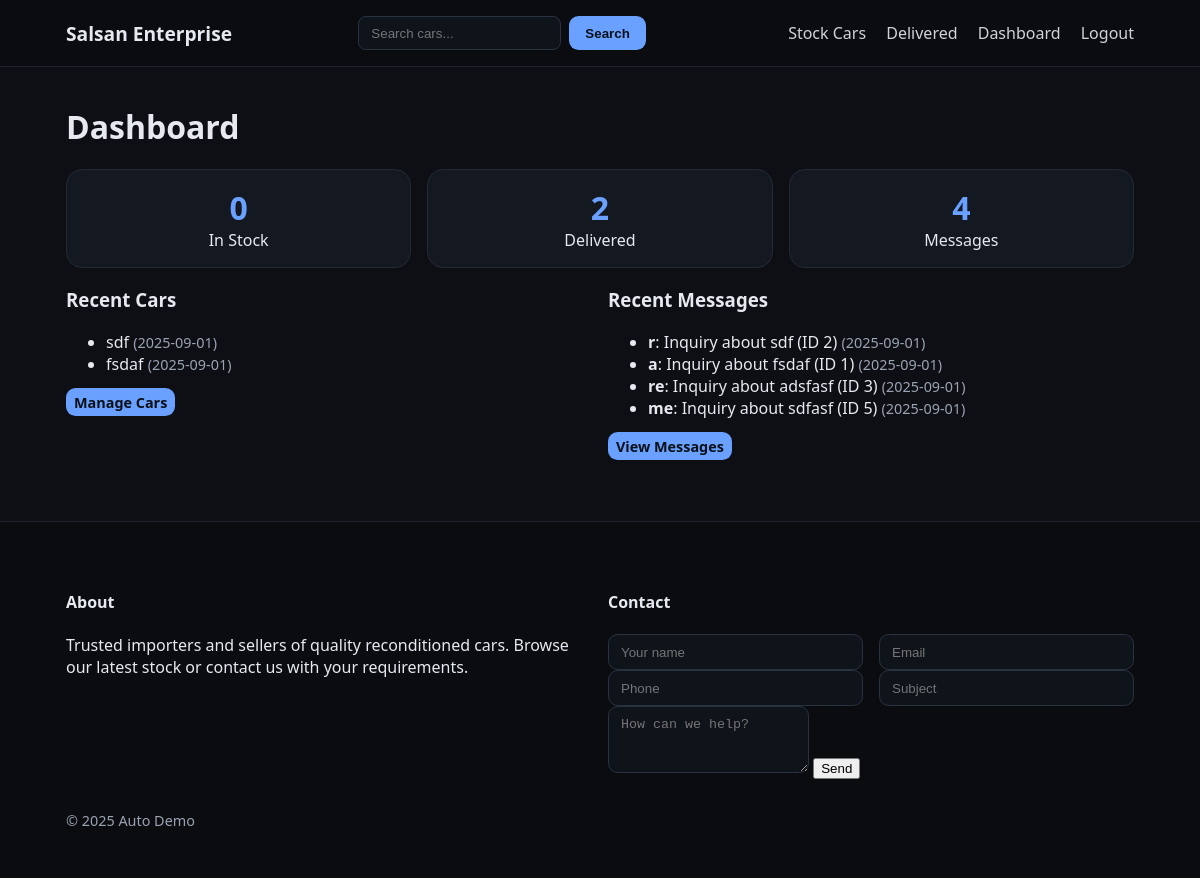
Before: /admin (signed in) with the older database file.
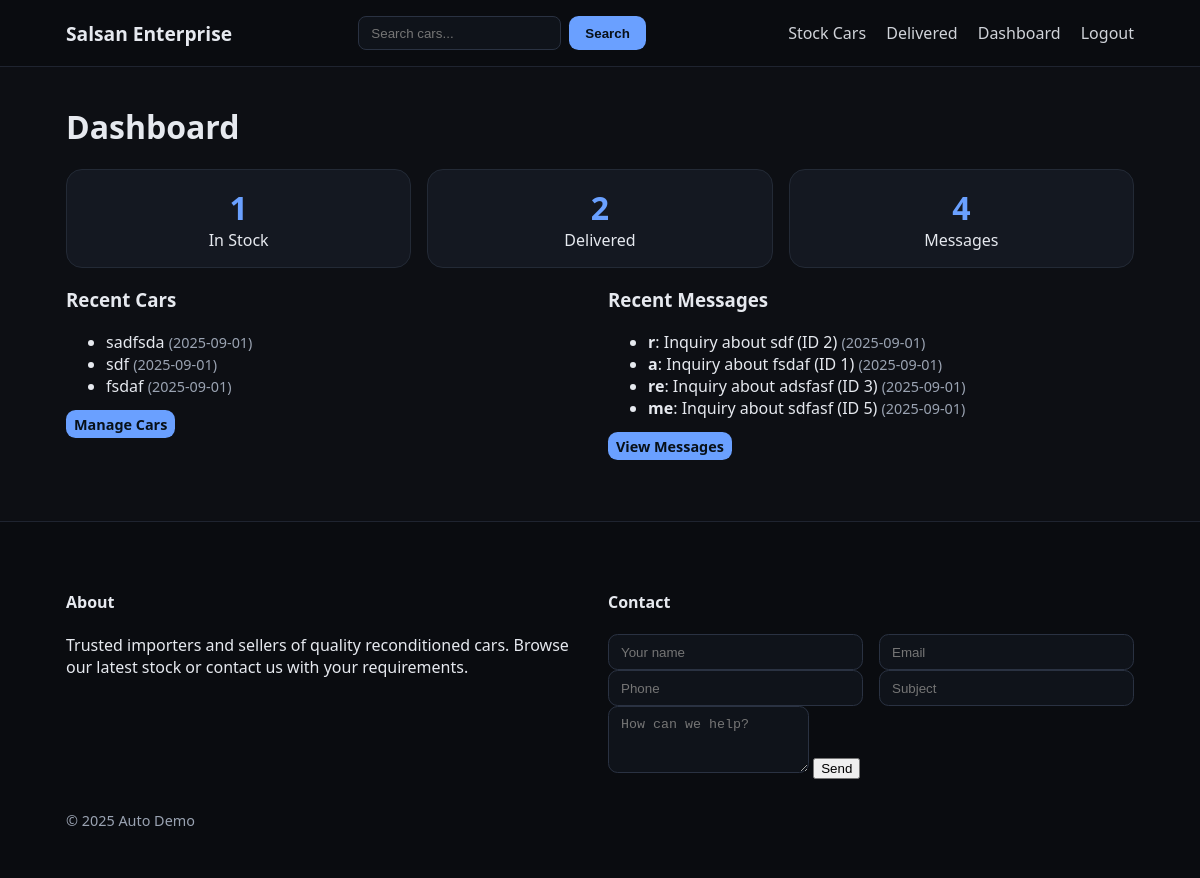
After: the same page with the newer database file.
### models.py (models this page shows, shortened)
class Car(db.Model):
    __tablename__ = "cars"
    id = db.Column(db.Integer, primary_key=True)
    title = db.Column(db.String(200), nullable=False)
    make = db.Column(db.String(80), index=True)
    model = db.Column(db.String(80), index=True)
    year = db.Column(db.Integer, index=True)
    price = db.Column(db.Integer, index=True)  # store in local currency integer
    mileage_km = db.Column(db.Integer, index=True)
    fuel_type = db.Column(db.String(50), index=True)  # Petrol, Diesel, Hybrid, Electric
    transmission = db.Column(db.String(50), index=True)  # Automatic, Manual
    body_type = db.Column(db.String(50), index=True)  # Sedan, SUV, etc.
    color = db.Column(db.String(50))
    location = db.Column(db.String(120))
    description = db.Column(db.Text)
    image_url = db.Column(db.String(500))
    is_delivered = db.Column(db.Boolean, default=False, index=True)
    created_at = db.Column(db.DateTime, default=datetime.utcnow, index=True)
    images = db.relationship(
        "CarImage",
        backref="car",
        cascade="all, delete-orphan",
        order_by="CarImage.sort_order",
        lazy="selectin",
    )

class Message(db.Model):
    __tablename__ = "messages"
    id = db.Column(db.Integer, primary_key=True)
    name = db.Column(db.String(120), nullable=False)
    email = db.Column(db.String(120))
    phone = db.Column(db.String(50))
    subject = db.Column(db.String(200))
    body = db.Column(db.Text, nullable=False)
    created_at = db.Column(db.DateTime, default=datetime.utcnow)
    is_read = db.Column(db.Boolean, default=False, index=True)

### app.py (the view)
    @app.route("/admin")
    @login_required
    def admin_dashboard():
        stock_count = Car.query.filter_by(is_delivered=False).count()
        delivered_count = Car.query.filter_by(is_delivered=True).count()
        message_count = Message.query.count()
        latest_msgs = Message.query.order_by(Message.created_at.desc()).limit(5).all()
        latest_cars = Car.query.order_by(Car.created_at.desc()).limit(5).all()
        return render_template("admin/dashboard.html",
                               stock_count=stock_count, delivered_count=delivered_count,
                               message_count=message_count, latest_msgs=latest_msgs,
                               latest_cars=latest_cars)

### templates/admin/dashboard.html (shortened to what this page needs)
{% extends "base.html" %}
{% block content %}
<h1>Dashboard</h1>
<div class="stats">
  <div class="stat"><div class="num">{{ stock_count }}</div><div class="label">In Stock</div></div>
  <div class="stat"><div class="num">{{ delivered_count }}</div><div class="label">Delivered</div></div>
  <div class="stat"><div class="num">{{ message_count }}</div><div class="label">Messages</div></div>
</div>
<div class="grid-2 mt">
  <div>
    <h3>Recent Cars</h3>
    <ul class="list">
      {% for c in latest_cars %}
        <li><a href="{{ url_for('car_detail', car_id=c.id) }}">{{ c.title }}</a> <span class="muted small">({{ c.created_at.strftime('%Y-%m-%d') }})</span></li>
      {% else %}
        <li class="muted">No cars yet.</li>
      {% endfor %}
    </ul>
    <p><a class="btn small" href="{{ url_for('admin_cars') }}">Manage Cars</a></p>
  </div>
  <div>
    <h3>Recent Messages</h3>
    <ul class="list">
      {% for m in latest_msgs %}
        <li><b>{{ m.name }}</b>: {{ m.subject or 'No subject' }} <span class="muted small">({{ m.created_at.strftime('%Y-%m-%d') }})</span></li>
      {% else %}
        <li class="muted">No messages.</li>
      {% endfor %}
    </ul>
    <p><a class="btn small" href="{{ url_for('admin_messages') }}">View Messages</a></p>
  </div>
</div>
{% endblock %}

Changed rows visible on the page:
added Car: title "sadfsda", created_at "2025-09-01"
Other visible differences:
{{ stock_count }}: "0" → "1"
